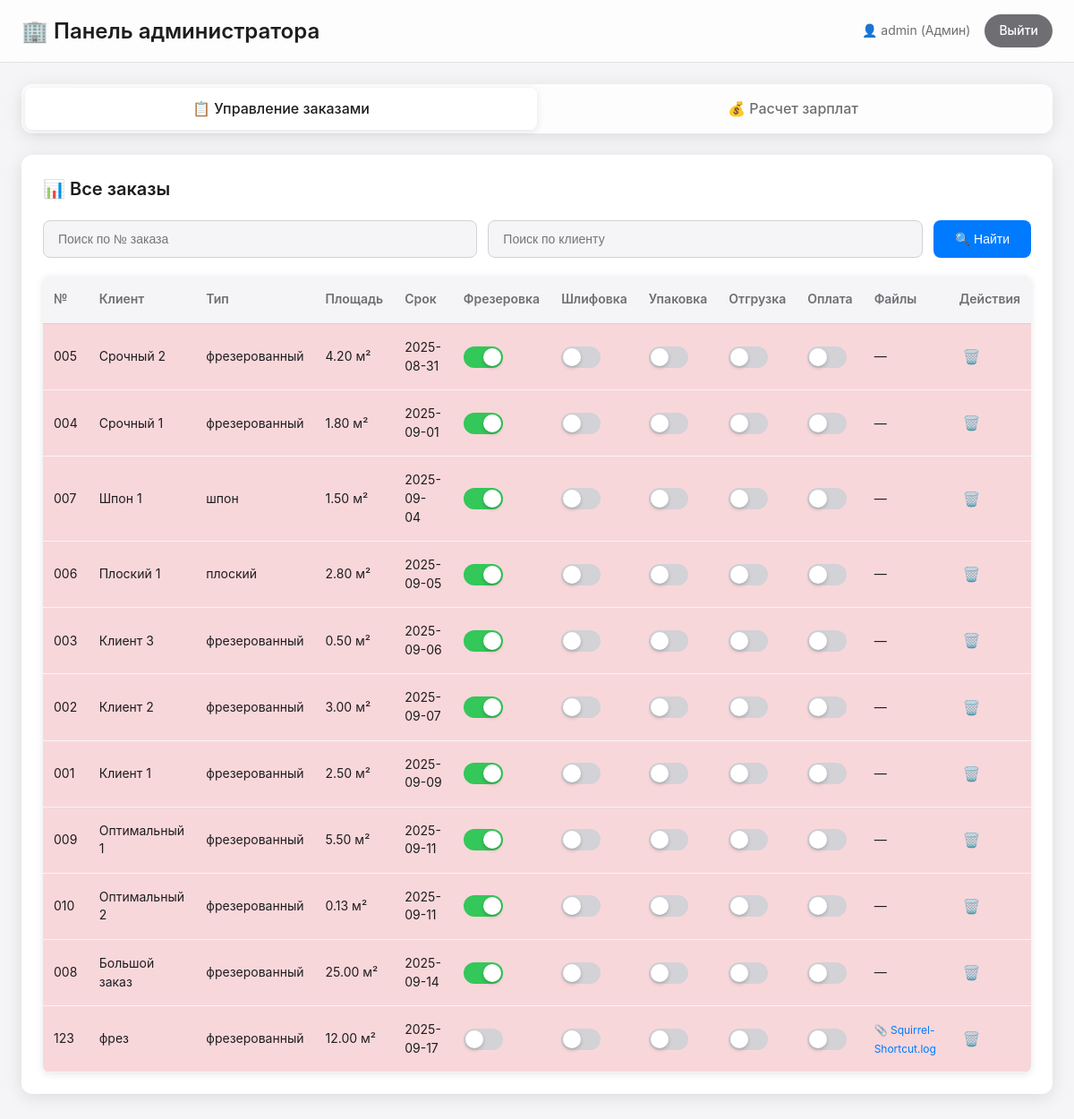
Screenshot of / (signed in) with the database file from the repository.
### models.py (models this page shows, shortened)
class User(db.Model, UserMixin):
    id       = db.Column(db.Integer, primary_key=True)
    username = db.Column(db.String(64), unique=True, nullable=False)
    password = db.Column(db.String(255), nullable=False)  # Увеличили размер для scrypt хешей
    role     = db.Column(db.String(32), nullable=False)

class Order(db.Model):
    id         = db.Column(db.Integer, primary_key=True)
    order_id   = db.Column(db.String(64), nullable=False)
    client     = db.Column(db.String(128), nullable=False)
    days       = db.Column(db.Integer, nullable=False)
    due_date   = db.Column(db.Date, nullable=False)
    milling    = db.Column(db.Boolean, default=False)
    polishing_1 = db.Column(db.Boolean, default=False)
    packaging  = db.Column(db.Boolean, default=False)
    shipment   = db.Column(db.Boolean, default=False)
    paid       = db.Column(db.Boolean, default=False)
    filenames  = db.Column(db.Text)  # Пример: "чертёж.pdf;заметка.txt"
    filepaths  = db.Column(db.Text)  # Пример: "uploads/чертёж.pdf;uploads/заметка.txt"
    facade_type = db.Column(db.String(32), nullable=True)  # фрезерованный / плоский / шпон
    area        = db.Column(db.Float, nullable=True)       # площадь в м²

### app.py (the view, shortened to what this page needs)
@app.route("/", methods=["GET", "POST"])
@login_required
def dashboard():
    if current_user.role == "Монитор":
        return redirect(url_for("monitor"))
    if current_user.role == "Фрезеровка":
        return redirect(url_for("milling_station"))
    if current_user.role == "Шлифовка":
        return redirect(url_for("polishing_station"))
    if current_user.role == "Админ":
        return render_admin_dashboard()

### app.py (called while the page is built, shortened)
@app.template_filter("zip")
def zip_filter(a, b):
    return zip(a, b)

@login_manager.user_loader
def load_user(user_id):
    return User.query.get(int(user_id))

@app.before_request
def clear_session_if_not_logged_in():
    if not current_user.is_authenticated:
        session.clear()

def render_admin_dashboard():
    orders = Order.query.order_by(Order.due_date).all()
    return render_template("admin_dashboard.html", orders=orders, datetime=datetime, current_user=current_user)

### templates/admin_dashboard.html (shortened to what this page needs)
<!DOCTYPE html>
<html lang="ru">
<head>
</head>
<body>
    <div class="top-bar">
        <h1>🏢 Панель администратора</h1>
        <div class="user-info">
            <span>👤 {{ current_user.username }} ({{ current_user.role }})</span>
            <a href="{{ url_for('logout') }}" class="logout-btn">Выйти</a>
        </div>
    </div>
    <div class="container">
        <div class="tabs">
            <div class="tab active" onclick="showTab('orders')">
                📋 Управление заказами
            </div>
            <div class="tab" onclick="showTab('salary')">
                💰 Расчет зарплат
            </div>
        </div>
        <div id="orders-tab" class="tab-content active">
            <div class="content-box">
                <h2>📊 Все заказы</h2>
                <form class="search-form" method="GET" action="{{ url_for('dashboard') }}">
                    <input type="text" name="order_id_query" placeholder="Поиск по № заказа" value="{{ request.args.get('order_id_query', '') }}">
                    <input type="text" name="client_query" placeholder="Поиск по клиенту" value="{{ request.args.get('client_query', '') }}">
                    <button type="submit" class="search-btn">🔍 Найти</button>
                </form>
                <table class="orders-table">
                    <thead>
                        <tr>
                            <th>№</th>
                            <th>Клиент</th>
                            <th>Тип</th>
                            <th>Площадь</th>
                            <th>Срок</th>
                            <th>Фрезеровка</th>
                            <th>Шлифовка</th>
                            <th>Упаковка</th>
                            <th>Отгрузка</th>
                            <th>Оплата</th>
                            <th>Файлы</th>
                            <th>Действия</th>
                        </tr>
                    </thead>
                    <tbody>
                        {% for o in orders %}
                            {% set days_left = (o.due_date - datetime.utcnow().date()).days %}
                            {% set base_class = "" %}
                            {% if o.packaging %}
                                {% set base_class = "row-green" %}
                            {% elif days_left <= 3 %}
                                {% set base_class = "row-danger" %}
                            {% elif days_left <= 6 %}
                                {% set base_class = "row-warning" %}
                            {% endif %}
                            {% set highlight_class = "" %}
                            {% if request.args.get('order_id_query') == o.order_id or request.args.get('client_query') == o.client %}
                                {% set highlight_class = "highlight-row" %}
                            {% endif %}
                            <tr data-order-id="{{ o.id }}" class="{{ base_class }} {% if highlight_class %}{{ highlight_class }}{% endif %}">
                                <td>{{ o.order_id }}</td>
                                <td>{{ o.client }}</td>
                                <td>{{ o.facade_type or '-' }}</td>
                                <td>{{ "%.2f"|format(o.area) if o.area else '-' }} м²</td>
                                <td>{{ o.due_date.strftime('%Y-%m-%d') }}</td>
                                <td>
                                    <label class="switch">
                                        <span class="slider"></span>
                                    </label>
                                </td>
                                <td>
                                    <label class="switch">
                                        <span class="slider"></span>
                                    </label>
                                </td>
                                <td>
                                    <label class="switch">
                                        <span class="slider"></span>
                                    </label>
                                </td>
                                <td>
                                    <label class="switch">
                                        <span class="slider"></span>
                                    </label>
                                </td>
                                <td>
                                    <label class="switch">
                                        <span class="slider"></span>
                                    </label>
                                </td>
                                <td>
                                    {% if o.filepaths %}
                                        {% set fps = o.filepaths.split(';') %}
                                        {% set fns = o.filenames.split(';') %}
                                        {% for fp, fn in fps|zip(fns) %}
                                            <a href="{{ url_for('uploaded_file', filename=fp.split('/')[-1]) }}" target="_blank" class="file-link">📎 {{ fn }}</a><br>
                                        {% endfor %}
                                    {% else %}
                                        —
                                    {% endif %}
                                </td>
                                <td>
                                    <button onclick="deleteOrder({{ o.id }})" class="delete-btn">🗑️</button>
                                </td>
                            </tr>
                        {% endfor %}
                    </tbody>
                </table>
            </div>
        </div>
    </div>
</body>
</html>

### templates/admin_dashboard.html (style rules this page uses)
* { margin: 0; padding: 0; box-sizing: border-box; }
body { font-family: -apple-system, BlinkMacSystemFont, "SF Pro Display", "Helvetica Neue", Helvetica, Arial, sans-serif; background: #f5f5f7; color: #1d1d1f; line-height: 1.47; }
.top-bar { background: rgba(255, 255, 255, 0.8); backdrop-filter: blur(20px); -webkit-backdrop-filter: blur(20px); padding: 16px 24px; border-bottom: 1px solid rgba(0, 0, 0, 0.1); display: flex; justify-content: space-between; align-items: center; position: sticky; top: 0; z-index: 100; }
.top-bar h1 { font-size: 24px; font-weight: 600; color: #1d1d1f; }
.user-info { display: flex; align-items: center; gap: 16px; font-size: 14px; color: #6e6e73; }
.logout-btn { background: #6e6e73; color: white; border: none; padding: 8px 16px; border-radius: 20px; cursor: pointer; text-decoration: none; font-size: 14px; font-weight: 500; transition: all 0.2s ease; }
.container { max-width: 1400px; margin: 0 auto; padding: 24px; }
.tabs { display: flex; background: rgba(255, 255, 255, 0.8); backdrop-filter: blur(20px); border-radius: 12px; padding: 4px; margin-bottom: 24px; box-shadow: 0 4px 20px rgba(0, 0, 0, 0.1); }
.tab { flex: 1; padding: 12px 24px; text-align: center; cursor: pointer; border-radius: 8px; font-weight: 500; transition: all 0.2s ease; color: #6e6e73; }
.tab.active { background: white; color: #1d1d1f; box-shadow: 0 2px 8px rgba(0, 0, 0, 0.1); }
.tab-content { display: none; }
.tab-content.active { display: block; }
.content-box { background: white; border-radius: 12px; padding: 24px; box-shadow: 0 4px 20px rgba(0, 0, 0, 0.1); margin-bottom: 24px; }
.content-box h2 { font-size: 20px; font-weight: 600; margin-bottom: 20px; color: #1d1d1f; }
.search-form { display: flex; gap: 12px; margin-bottom: 20px; }
.search-form input { flex: 1; padding: 12px 16px; border: 1px solid #d2d2d7; border-radius: 8px; font-size: 14px; background: #f5f5f7; transition: all 0.2s ease; }
.search-btn { background: #007aff; color: white; border: none; padding: 12px 24px; border-radius: 8px; cursor: pointer; font-size: 14px; font-weight: 500; transition: all 0.2s ease; }
.orders-table { width: 100%; border-collapse: collapse; background: white; border-radius: 8px; overflow: hidden; box-shadow: 0 2px 8px rgba(0, 0, 0, 0.1); }
.orders-table th { background: #f5f5f7; padding: 16px 12px; text-align: left; font-weight: 600; font-size: 14px; color: #6e6e73; border-bottom: 1px solid #d2d2d7; }
.orders-table td { padding: 16px 12px; border-bottom: 1px solid #f5f5f7; font-size: 14px; }
.switch { position: relative; display: inline-block; width: 44px; height: 24px; }
.slider { position: absolute; cursor: pointer; top: 0; left: 0; right: 0; bottom: 0; background-color: #d2d2d7; border-radius: 24px; transition: 0.3s ease; }
.slider:before { position: absolute; content: ""; height: 20px; width: 20px; left: 2px; bottom: 2px; background-color: white; border-radius: 50%; transition: 0.3s ease; box-shadow: 0 2px 4px rgba(0, 0, 0, 0.2); }
input:checked + .slider { background-color: #34c759; }
input:checked + .slider:before { transform: translateX(20px); }
.delete-btn { background: none; color: #6e6e73; border: none; padding: 4px; cursor: pointer; font-size: 16px; transition: all 0.2s ease; }
.row-danger { background-color: #f8d7da !important; }
.file-link { color: #007aff; text-decoration: none; font-size: 12px; }

### rows the page displays
User: username "admin", role "Админ"
Order: order_id "005", client "Срочный 2", facade_type "фрезерованный", area "4.20", due_date "2025-08-31"
Order: order_id "004", client "Срочный 1", facade_type "фрезерованный", area "1.80", due_date "2025-09-01"
Order: order_id "007", client "Шпон 1", facade_type "шпон", area "1.50", due_date "2025-09-04"
Order: order_id "006", client "Плоский 1", facade_type "плоский", area "2.80", due_date "2025-09-05"
Order: order_id "003", client "Клиент 3", facade_type "фрезерованный", area "0.50", due_date "2025-09-06"
Order: order_id "002", client "Клиент 2", facade_type "фрезерованный", area "3.00", due_date "2025-09-07"
Order: order_id "001", client "Клиент 1", facade_type "фрезерованный", area "2.50", due_date "2025-09-09"
Order: order_id "009", client "Оптимальный 1", facade_type "фрезерованный", area "5.50", due_date "2025-09-11"
Order: order_id "010", client "Оптимальный 2", facade_type "фрезерованный", area "0.13", due_date "2025-09-11"
Order: order_id "008", client "Большой заказ", facade_type "фрезерованный", area "25.00", due_date "2025-09-14"
Order: order_id "123", client "фрез", facade_type "фрезерованный", area "12.00", due_date "2025-09-17", filenames "Squirrel-Shortcut.log"
